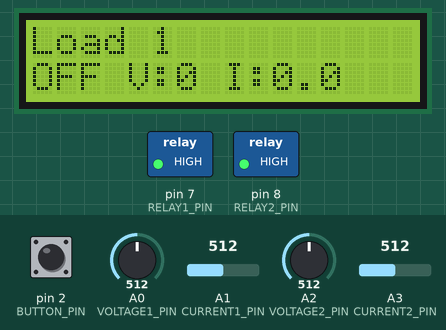
Bench run of a sketch on a simulated Arduino Uno, built with avr-gcc and run on an emulated ATmega328P. On the bench: 16×2 character LCD, switched loads named in the sketch (green lamp = pin HIGH). Inputs (shaded band) come from the test bench; at power-on: A1 (CURRENT1_PIN) = 512, pin 2 (BUTTON_PIN) HIGH, A3 (CURRENT2_PIN) = 512, A0 (VOLTAGE1_PIN) = 512, A2 (VOLTAGE2_PIN) = 512. What the sketch prints to the serial monitor is not drawn.

Above: at 4.4 s.
4.5 s: A1 (CURRENT1_PIN) set to 716
At 5.6 s:
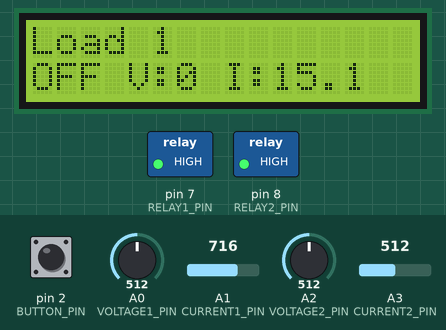
6.6 s: pin 2 (BUTTON_PIN) pulled LOW for 0.15 s
At 8.3 s:
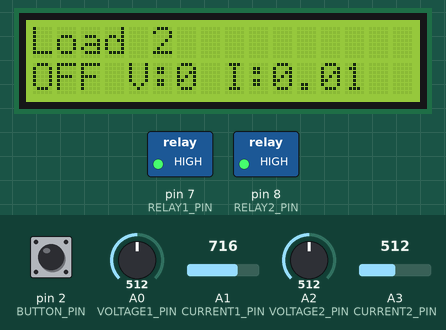
8.6 s: A3 (CURRENT2_PIN) set to 716
At 9.8 s:
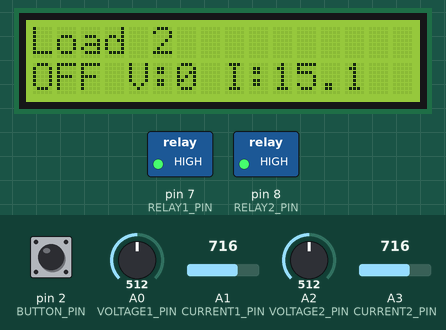
10.6 s: A3 (CURRENT2_PIN) set to 992
At 12.3 s:
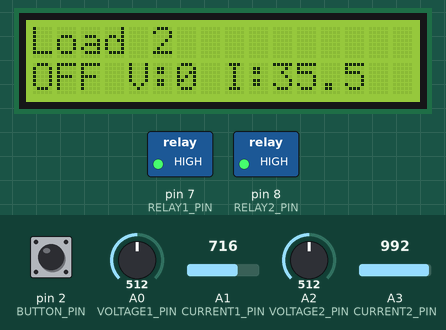
12.6 s: A3 (CURRENT2_PIN) set to 306
At 14.1 s:
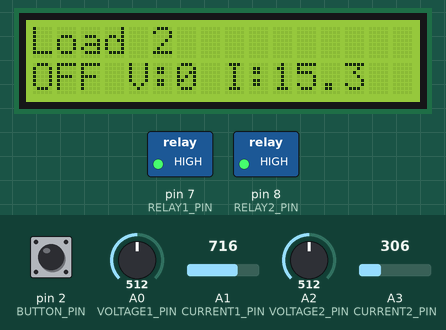
Timing chart, 0 to 15.6 s (numbered marks = the images above; inputs shaded):
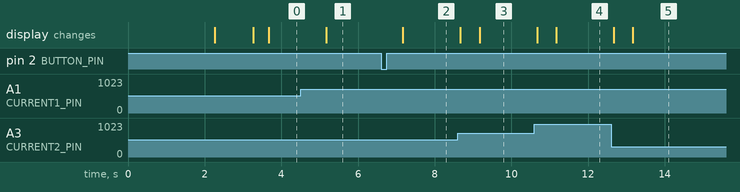

Measured:
- after the input at 4.5 s, the display: changes after 0.67 s (image 1)
- after the input at 6.6 s, the display: changes after 0.57 s (image 2)
- after the input at 8.6 s, the display: first changes after 0.07 s (image 3 shows a later state)
- after the input at 10.6 s, the display: first changes after 0.07 s (image 4 shows a later state)
- after the input at 12.6 s, the display: first changes after 0.07 s (image 5 shows a later state)

The sketch:

arduino.ino
```cpp
#include <Wire.h>
#include <LiquidCrystal_I2C.h>

// =====================================================
// WattWise Smart Tariff - Arduino Firmware
// =====================================================

// LCD configuration
LiquidCrystal_I2C lcd(0x27, 16, 2);

// Sensor pins
const int VOLTAGE1_PIN = A0;
const int CURRENT1_PIN = A1;
const int VOLTAGE2_PIN = A2;
const int CURRENT2_PIN = A3;

// Relay and button pins
const int RELAY1_PIN = 7;
const int RELAY2_PIN = 8;
const int BUTTON_PIN = 2;

// Most relay modules are active LOW.
// If your relay board works the opposite way, change these.
const int RELAY_ON_LEVEL  = LOW;
const int RELAY_OFF_LEVEL = HIGH;

// Sensor calibration: adjust for your actual sensor modules.
const float ADC_REFERENCE = 5.0;
const float ADC_MAX_VALUE = 1023.0;

// Example calibration values; calibrate against known measurements.
const float VOLTAGE_CALIBRATION = 5.0;
const float ACS712_SENSITIVITY = 0.066; // 30A ACS712: 66 mV/A

// Current sensor zero-current voltage.
// This is measured at startup.
float current1Zero = 2.5;
float current2Zero = 2.5;

// Relay state: false = OFF, true = ON
bool relay1State = false;
bool relay2State = false;

// LCD display selection
int displayedLoad = 1;

// Button debounce
int lastButtonReading = HIGH;
int stableButtonState = HIGH;
unsigned long lastDebounceTime = 0;
const unsigned long DEBOUNCE_DELAY = 50;

// Timing
unsigned long lastSensorRead = 0;
unsigned long lastLcdUpdate = 0;
const unsigned long SENSOR_INTERVAL = 500;
const unsigned long LCD_INTERVAL = 500;

// Serial input buffer
String serialCommand = "";

// =====================================================
// Relay control
// =====================================================

void setRelay(int load, bool turnOn) {
  if (load == 1) {
    relay1State = turnOn;
    digitalWrite(
      RELAY1_PIN,
      turnOn ? RELAY_ON_LEVEL : RELAY_OFF_LEVEL
    );
  } else if (load == 2) {
    relay2State = turnOn;
    digitalWrite(
      RELAY2_PIN,
      turnOn ? RELAY_ON_LEVEL : RELAY_OFF_LEVEL
    );
  } else {
    return;
  }

  Serial.print("ACK,");
  Serial.print(load);
  Serial.print(",");
  Serial.println(turnOn ? "ON" : "OFF");
}

// =====================================================
// Serial command handling
// Supports:
// 1:ON
// 1:OFF
// 2:ON
// 2:OFF
// RELAY,1,ON
// RELAY,1,OFF
// RELAY,2,ON
// RELAY,2,OFF
// =====================================================

void processCommand(String command) {
  command.trim();
  command.toUpperCase();

  if (command.length() == 0) {
    return;
  }

  // Format: 1:ON or 2:OFF
  if (command.startsWith("1:")) {
    if (command.substring(2) == "ON") {
      setRelay(1, true);
    } else if (command.substring(2) == "OFF") {
      setRelay(1, false);
    }
    return;
  }

  if (command.startsWith("2:")) {
    if (command.substring(2) == "ON") {
      setRelay(2, true);
    } else if (command.substring(2) == "OFF") {
      setRelay(2, false);
    }
    return;
  }

  // Format: RELAY,load,state
  if (command.startsWith("RELAY,")) {
    int firstComma = command.indexOf(',');
    int secondComma = command.indexOf(',', firstComma + 1);

    if (secondComma > 0) {
      int load = command.substring(
        firstComma + 1, secondComma
      ).toInt();

      String state = command.substring(secondComma + 1);
      state.trim();

      if (state == "ON") {
        setRelay(load, true);
      } else if (state == "OFF") {
        setRelay(load, false);
      }
    }
  }
}

void readSerialCommands() {
  while (Serial.available() > 0) {
    char incoming = Serial.read();

    if (incoming == '\n' || incoming == '\r') {
      if (serialCommand.length() > 0) {
        processCommand(serialCommand);
        serialCommand = "";
      }
    } else {
      if (serialCommand.length() < 80) {
        serialCommand += incoming;
      } else {
        serialCommand = "";
      }
    }
  }
}

// =====================================================
// Sensor readings
// =====================================================

// Average analog samples to reduce noise.
float readAverageVoltage(int pin) {
  const int samples = 100;
  long total = 0;

  for (int i = 0; i < samples; i++) {
    total += analogRead(pin);
  }

  float averageADC = (float)total / samples;
  return averageADC * ADC_REFERENCE / ADC_MAX_VALUE;
}

// Approximate AC voltage measurement.
// This requires calibration for your voltage sensor and supply.
float readVoltageRMS(int pin) {
  const int samples = 500;
  float mean = 0.0;
  float sumSquares = 0.0;

  for (int i = 0; i < samples; i++) {
    float voltage = analogRead(pin) *
                    ADC_REFERENCE / ADC_MAX_VALUE;

    mean += voltage;
    sumSquares += voltage * voltage;
  }

  mean /= samples;
  float meanSquare = sumSquares / samples;
  float variance = meanSquare - (mean * mean);

  if (variance < 0) {
    variance = 0;
  }

  float sensorRMS = sqrt(variance);
  return sensorRMS * VOLTAGE_CALIBRATION;
}

// Approximate AC current RMS measurement using ACS712.
float readCurrentRMS(int pin, float zeroVoltage) {
  const int samples = 500;
  float sumSquares = 0.0;

  for (int i = 0; i < samples; i++) {
    float sensorVoltage = analogRead(pin) *
                          ADC_REFERENCE / ADC_MAX_VALUE;

    float current = (sensorVoltage - zeroVoltage) /
                    ACS712_SENSITIVITY;

    sumSquares += current * current;
  }

  float currentRMS = sqrt(sumSquares / samples);

  // Treat small sensor noise as zero.
  if (currentRMS < 0.08) {
    currentRMS = 0.0;
  }

  return currentRMS;
}

// Measure the ACS712 zero-current output at startup.
// Keep both loads OFF during this calibration.
void calibrateCurrentSensors() {
  const int samples = 500;
  float total1 = 0.0;
  float total2 = 0.0;

  for (int i = 0; i < samples; i++) {
    total1 += analogRead(CURRENT1_PIN) *
              ADC_REFERENCE / ADC_MAX_VALUE;

    total2 += analogRead(CURRENT2_PIN) *
              ADC_REFERENCE / ADC_MAX_VALUE;

    delay(2);
  }

  current1Zero = total1 / samples;
  current2Zero = total2 / samples;
}

// =====================================================
// LCD display
// =====================================================

void updateLCD(float voltage1, float current1,
               float voltage2, float current2) {
  lcd.setCursor(0, 0);

  if (displayedLoad == 1) {
    lcd.print("Load 1          ");
    lcd.setCursor(0, 1);

    lcd.print(relay1State ? "ON " : "OFF");
    lcd.print(" V:");
    lcd.print(voltage1, 0);
    lcd.print(" I:");
    lcd.print(current1, 1);
  } else {
    lcd.print("Load 2          ");
    lcd.setCursor(0, 1);

    lcd.print(relay2State ? "ON " : "OFF");
    lcd.print(" V:");
    lcd.print(voltage2, 0);
    lcd.print(" I:");
    lcd.print(current2, 1);
  }
}

// =====================================================
// Physical button: switch LCD between loads
// =====================================================

void handleButton() {
  int reading = digitalRead(BUTTON_PIN);

  if (reading != lastButtonReading) {
    lastDebounceTime = millis();
  }

  if (millis() - lastDebounceTime > DEBOUNCE_DELAY) {
    if (reading != stableButtonState) {
      stableButtonState = reading;

      if (stableButtonState == LOW) {
        displayedLoad = (displayedLoad == 1) ? 2 : 1;
      }
    }
  }

  lastButtonReading = reading;
}

// =====================================================
// Send data to laptop Flask dashboard
// CSV format:
// DATA,V1,I1,V2,I2,R1,R2,DISPLAYED_LOAD
// Relay state: 1 = ON, 0 = OFF
// =====================================================

void sendSensorData(float voltage1, float current1,
                    float voltage2, float current2) {
  Serial.print("DATA,");
  Serial.print(voltage1, 2);
  Serial.print(",");
  Serial.print(current1, 2);
  Serial.print(",");
  Serial.print(voltage2, 2);
  Serial.print(",");
  Serial.print(current2, 2);
  Serial.print(",");
  Serial.print(relay1State ? 1 : 0);
  Serial.print(",");
  Serial.print(relay2State ? 1 : 0);
  Serial.print(",");
  Serial.println(displayedLoad);
}

// =====================================================
// Setup
// =====================================================

void setup() {
  Serial.begin(9600);

  pinMode(RELAY1_PIN, OUTPUT);
  pinMode(RELAY2_PIN, OUTPUT);
  pinMode(BUTTON_PIN, INPUT_PULLUP);

  // Set relays OFF immediately at startup.
  digitalWrite(RELAY1_PIN, RELAY_OFF_LEVEL);
  digitalWrite(RELAY2_PIN, RELAY_OFF_LEVEL);

  relay1State = false;
  relay2State = false;

  lcd.init();
  lcd.backlight();
  lcd.clear();
  lcd.setCursor(0, 0);
  lcd.print("WattWise Ready");
  lcd.setCursor(0, 1);
  lcd.print("Loads OFF");

  // Ensure both loads are OFF while zero-current
  // sensor offsets are measured.
  delay(1000);
  calibrateCurrentSensors();

  lcd.clear();
  lcd.setCursor(0, 0);
  lcd.print("Sensors Ready");
  delay(1000);
  lcd.clear();

  Serial.println("WATTWISE_READY");
}

// =====================================================
// Main loop
// =====================================================

void loop() {
  readSerialCommands();
  handleButton();

  unsigned long now = millis();

  if (now - lastSensorRead >= SENSOR_INTERVAL) {
    lastSensorRead = now;

    float voltage1 = readVoltageRMS(VOLTAGE1_PIN);
    float current1 = readCurrentRMS(
      CURRENT1_PIN, current1Zero
    );

    float voltage2 = readVoltageRMS(VOLTAGE2_PIN);
    float current2 = readCurrentRMS(
      CURRENT2_PIN, current2Zero
    );

    sendSensorData(
      voltage1, current1,
      voltage2, current2
    );

    if (now - lastLcdUpdate >= LCD_INTERVAL) {
      lastLcdUpdate = now;
      updateLCD(
        voltage1, current1,
        voltage2, current2
      );
    }
  }
}
```
